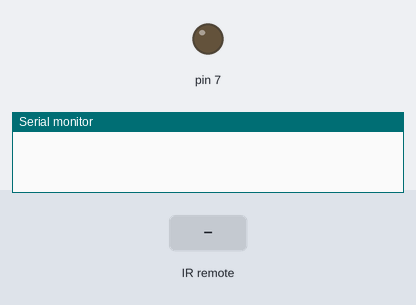
Simulated run of this sketch. Board: Arduino Uno, built with avr-gcc and run on an emulated ATmega328P. Shown: output pins drawn as LEDs (lit = HIGH), the last lines printed to the serial monitor. The inputs (shaded band) are chosen by the test bench.

Above: at 1.2 s.
1.3 s: infrared code 0xFF6897 received
At 2.5 s:
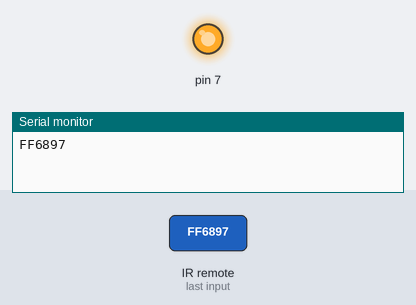
2.8 s: infrared code 0xFF30CF received
At 3.6 s:
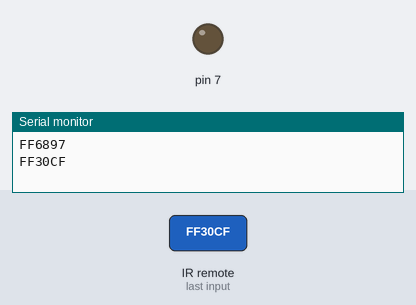
Timing chart, 0 to 5.8 s (numbered marks = the images above; inputs shaded):
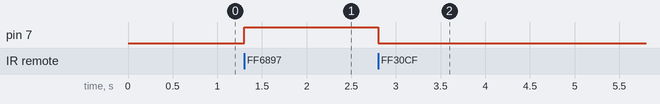

The sketch:

ir.ino
```cpp
#include <IRremote.h>
int RECV_PIN = A0; // 입력값 핀 설정
IRrecv irrecv(RECV_PIN);
decode_results results;
void setup()
{
  Serial.begin(9600);
  irrecv.enableIRIn(); // 수신 시작
  pinMode(7, OUTPUT);//LED핀 설정
}
void loop() {
  if (irrecv.decode(&results)) {
    Serial.println(results.value, HEX);

   switch (results.value) {
        case 0xFF6897: digitalWrite(7, HIGH); break; //0버튼이 눌리면 LED ON
        case 0xFF30CF: digitalWrite(7, LOW); break; //1버튼이 눌리면 LED OFF
      }
    irrecv.resume(); // 다음 출력값 수신 준비
  }
}
```

Measured:
- after the input at 1.3 s, pin 7: LOW → HIGH at once
- after the input at 2.8 s, pin 7: HIGH → LOW at once
